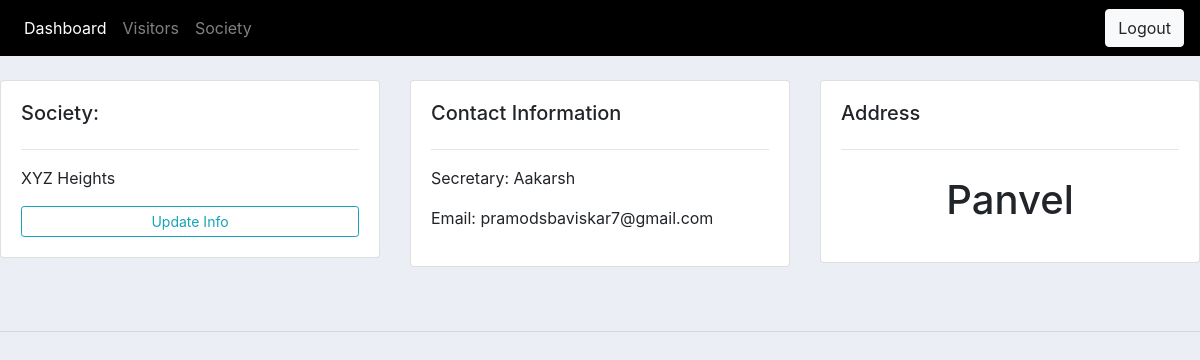
The page /society/ (signed in) on the database its author committed.
### accounts/models.py (models this page shows, shortened)
class Society(models.Model):
    name = models.CharField(max_length=200)
    sec_name = models.CharField(max_length=200)
    address = models.CharField(max_length=200)
    date_created = models.DateTimeField(auto_now_add=True)
    user = models.ForeignKey(User, null=True, on_delete=models.CASCADE)

### accounts/views.py (the view)
# urls.py: path('society/', views.society, name='society'),
@login_required(login_url='login')
def society(request):
    context = {}
    user = request.user
    socinfo = Society.objects.get(user=user)
    context['socinfo'] = socinfo
    form = EditSocietyInfoForm(request.POST or None, instance=socinfo)
    if form.is_valid():
        form.save()
        messages.success(request, 'Society Info was updated')
    context['form'] = form
    return render(request, 'accounts/society.html', context)

### accounts/templates/accounts/society.html (shortened to what this page needs)
{% extends 'main.html' %}
{% block content %}
<br>
<div class="row">
	<div class="col-md">
		<div class="card card-body">
			<h5>Society:</h5>
			<hr>
            <p>{{socinfo.name}}</p>
			<a type="button" class="btn btn-outline-info text-info btn-sm btn-block" data-toggle="modal" data-target="#SocformModal">Update Info</a>
		</div>
	</div>
	<div class="col-md">
		<div class="card card-body">
			<h5>Contact Information</h5>
			<hr>
			<p>Secretary: {{socinfo.sec_name}}</p>
			<p>Email: {{socinfo.user.email}}</p>
		</div>
	</div>
	<div class="col-md">
		<div class="card card-body">
			<h5>Address</h5>
			<hr>
			<h1 style="text-align: center;padding: 10px">{{socinfo.address}}</h1>
		</div>
	</div>
</div>
<br>
<br>
{% endblock content %}

### static/css/main.css (style rules this page uses)
body { background-color: #ebeff5; }

### rows shown on the page
Society: name "XYZ Heights", sec_name "Aakarsh", user.email "pramodsbaviskar7@gmail.com", address "Panvel"
